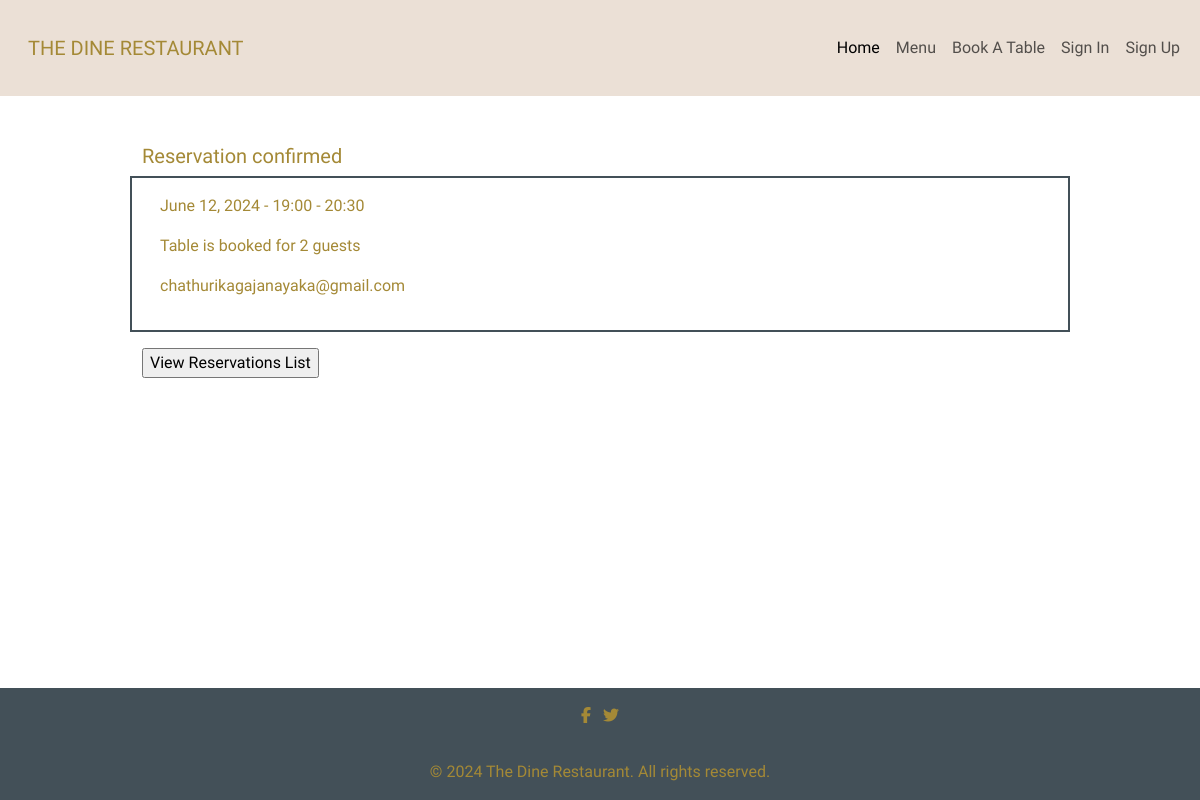
The page /reservation/confirmation/5/ on the database its author committed.
### reservation/models.py (models this page shows, shortened)
class Reservation(models.Model):
    time_slot = models.IntegerField(choices=TIME_SLOTS, default=2)
    customer = models.ForeignKey(Customer, on_delete=models.CASCADE)
    reservation_date = models.DateField(default=timezone.now)
    number_of_guests = models.IntegerField(default=2)
    table = models.ForeignKey(Table, on_delete=models.DO_NOTHING)
    username = models.CharField(max_length=100, null=True)
    class Meta:
        ordering = ['reservation_date', 'time_slot']

class Customer(models.Model):
    first_name = models.CharField(max_length=25)
    last_name = models.CharField(max_length=25)
    email = models.CharField(max_length=100)
    phone = models.CharField(max_length=23)
    username = models.CharField(max_length=100, null=True)
    def __str__(self) -> str:
        return str(self.email)

### reservation/views.py (the view)
# urls.py: path("confirmation/<int:id>/", views.ReservationConfirmationView.as_view(), name="reservation-confirmation"),
class ReservationConfirmationView(DetailView):
    template_name = 'reservation/reservation_confirmation.html'
    def get_object(self, queryset=None):
        id_ = self.kwargs.get("id")
        return get_object_or_404(Reservation, id=id_)

### reservation/templates/reservation/reservation_confirmation.html
{% extends 'base.html' %}
{% block content %}
<div class="row p-5">
    <div class="col-1"></div>
    <div class="col-10">
        <h5>Reservation confirmed</h5>
        <div class="row p-3 text-container">
            <div class="col-12">
                <p>{{object.reservation_date}} - {{ object.get_time_slot_display }}</p>
                <p>Table {{object.table_number}} is booked for {{object.number_of_guests}} guests</p>
                <p>{{object.customer}}</p>
            </div>
        </div>
        <div class="col-12 pt-3 pb-3" >
            <input type="button" onclick="location.href='/reservation/list';" value="View Reservations List" />
        </div>
    </div>
    <div class="col-1"></div>
</div>
{% endblock %}

### static/css/style.css (style rules this page uses)
html { font-size: 1rem; }
body { font-family: "Gabriela", serif; color: #a48936; background-color: white }
.text-container { border: 2px solid #435058; }

### rows shown on the page
Reservation: reservation_date "June 12, 2024", time_slot "19:00 - 20:30", number_of_guests "2", customer "chathurikagajanayaka@gmail.com"
